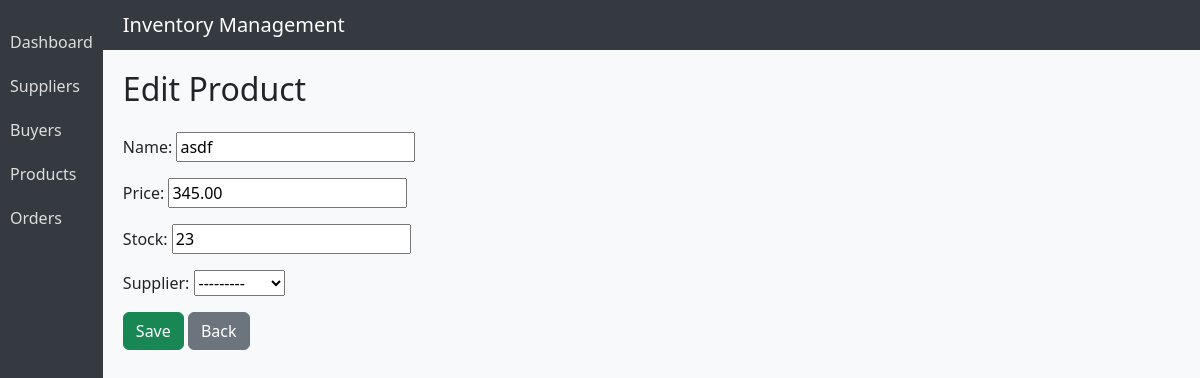
The page /product/edit/1/ on the database its author committed.
### dashboard/models.py (models this page shows, shortened)
class Product(models.Model):
    name = models.CharField(max_length=100)
    price = models.DecimalField(max_digits=10, decimal_places=2, null=True, blank=True)
    stock = models.IntegerField(null=True, blank=True)
    supplier = models.ForeignKey(Supplier, on_delete=models.CASCADE, null=True, blank=True)  # Add this line

class Supplier(models.Model):
    name = models.CharField(max_length=100)
    contact = models.CharField(max_length=100)
    address = models.TextField(null=True, blank=True)
    email = models.EmailField(unique=True,blank=True)
    password = models.CharField(max_length=255,blank=True)
    is_approved = models.BooleanField(default=False)
    def __str__(self):
        return self.name

### dashboard/views.py (the view)
# urls.py: path('product/edit/<int:pk>/', views.product_update, name='product_update'),
def product_update(request, pk):
    product = get_object_or_404(Product, pk=pk)
    if request.method == 'POST':
        form = ProductForm(request.POST, instance=product)
        if form.is_valid():
            form.save()
            return redirect('product_list')
    else:
        form = ProductForm(instance=product)
    return render(request, 'product_form.html', {'form': form})

### dashboard/forms.py
class ProductForm(forms.ModelForm):
    class Meta:
        model = Product
        fields = '__all__'

### dashboard/templates/product_form.html (shortened to what this page needs)
{% extends 'base.html' %}
{% block content %}
<div class="mb-4">
    <h2>{% if form.instance.pk %}Edit Product{% else %}Add Product{% endif %}</h2>
</div>
<form method="post">
    {{ form.as_p }}
    <button type="submit" class="btn btn-success">Save</button>
    <a href="{% url 'product_list' %}" class="btn btn-secondary">Back</a>
</form>
{% endblock %}

### accounts/templates/base.html (style rules this page uses)
body { background-color: #f8f9fa; }

### rows shown on the page
Product: name "asdf", price "345.00", stock "23", supplier "---------"
